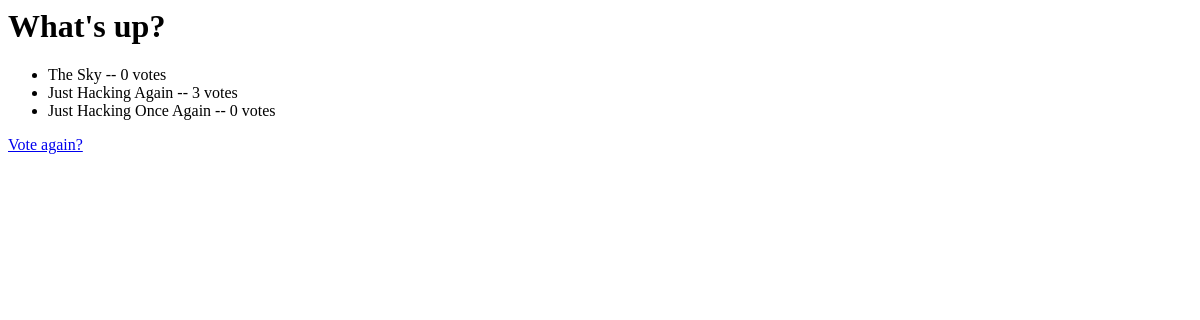
/polls/1/results/, run on an earlier commit of the app's database.
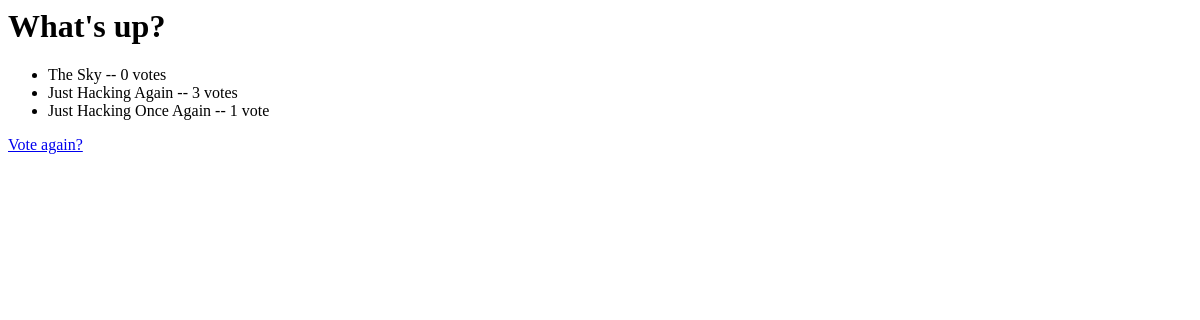
And on a later commit of the database.
### polls/models.py (models this page shows, shortened)
class Question(models.Model):
    question_text = models.CharField(max_length = 200)
    pub_date = models.DateTimeField('date published')
    def was_published_recently(self):
        return self.pub_date >= timezone.now() - datetime.timedelta(days=1)
    was_published_recently.admin_order_field = 'pub_date'
    was_published_recently.boolean = True
    was_published_recently.short_descripton = "Published Recently?"

class Choice(models.Model):
    questions = models.ForeignKey(Question)
    choice_text = models.CharField(max_length = 200)
    votes = models.IntegerField(default=0)

### polls/views.py (the view)
# urls.py: url(r'^(?P<pk>\d+)/results/$', views.ResultsView.as_view(), name='results'),
class ResultsView(generic.DetailView):
    model = Question
    template_name = 'polls/results.html'

### polls/templates/polls/results.html
<h1>{{question.question_text}}</h1>
<ul>
  {%for choice in question.choice_set.all %}
    <li>{{choice.choice_text}} -- {{choice.votes}} vote{{choice.votes|pluralize}}</li>
  {%endfor%}
</ul>
<a href="{%url 'polls:detail' question.id %}">Vote again?</a>

What changed in the data, as far as the page shows it:
changed Choice "Just Hacking Once Again": votes "0" → "1"
